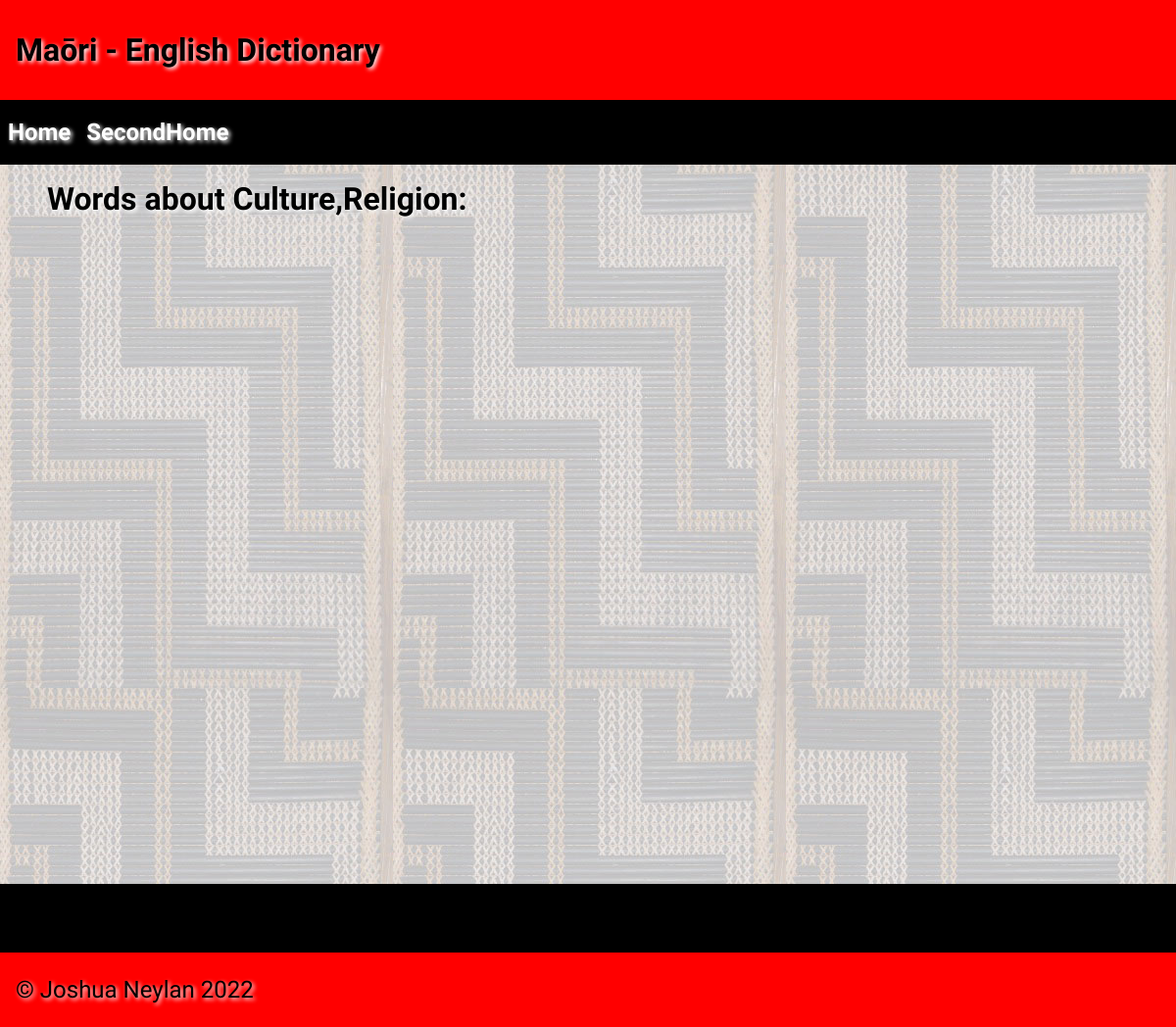
Page /categorys/Culture,Religion on the earlier database version.
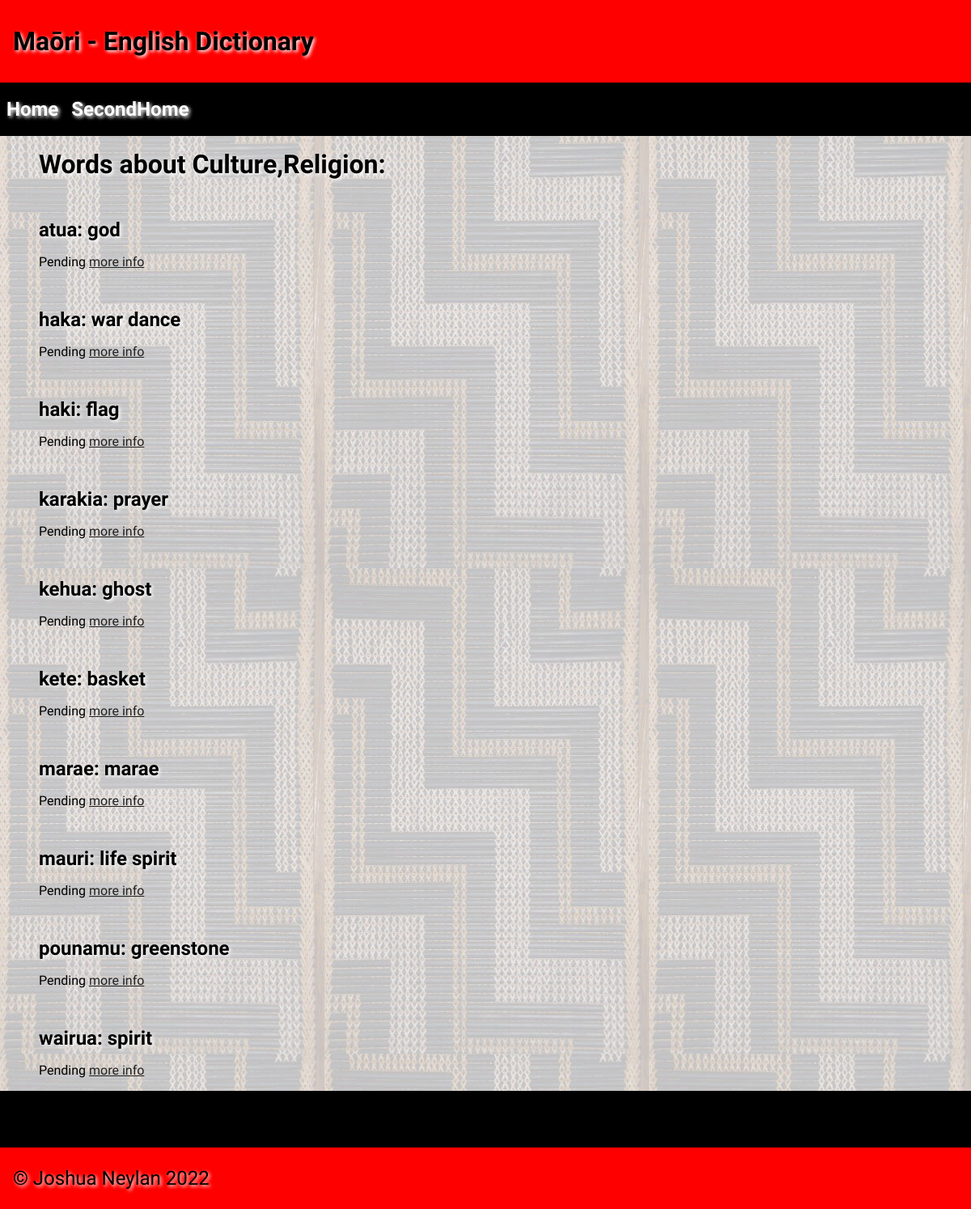
Same page on the later database version.
### tables this page shows
CREATE TABLE "Dictionary"
(
    id         integer
        constraint Dictionary_pk
            primary key autoincrement,
    maori      varchar(85),
    english    varchar(100),
    category   varchar(50),
    year_level integer(13),
    image      varchar(100),
    image_type varchar(5),
    timestamp  datetime,
    author     varchar(60)
, definition varchar(200));

### app.py (the view)
@app.route("/categorys/<category>")
def render_category(category):
    con = create_connection(DB_NAME)
    query = "SELECT maori, english, definition FROM Dictionary WHERE category = ?"
    cur = con.cursor()
    cur.execute(query, (category,))
    category_words = cur.fetchall()
    con.close()
    print(len(category_words))
    return render_template("category.html", category=category, words=category_words)

### app.py (called while the page is built)
def create_connection(db_file):
    try:
        connection = sqlite3.connect(db_file)
        connection.execute("pragma foreign_keys=ON")
        return connection
    except Error as e:
        print(e)
    return None

### templates/category.html (shortened to what this page needs)
{% extends 'base.html' %}
{% block heading %}Maōri - English Dictionary{% endblock %}
{% block main %}
    <h1> Words about {{ category }}:</h1>
    {% for word in words %}
    <p><h2>{{word[0]}}: {{word[1]}}</h2>{{word[2]}} <a href = "/categorys/{{category}}/{{word[0]}}">more info</a></p>
        {% endfor %}
{% endblock %}

Differences in the rows shown:
now on this page (row edited): Dictionary: maori "atua", english "god", definition "Pending"
now on this page (row edited): Dictionary: maori "haka", english "war dance", definition "Pending"
now on this page (row edited): Dictionary: maori "haki", english "flag", definition "Pending"
now on this page (row edited): Dictionary: maori "karakia", english "prayer", definition "Pending"
now on this page (row edited): Dictionary: maori "kehua", english "ghost", definition "Pending"
now on this page (row edited): Dictionary: maori "kete", english "basket", definition "Pending"
now on this page (row edited): Dictionary: maori "marae", english "marae", definition "Pending"
now on this page (row edited): Dictionary: maori "mauri", english "life spirit", definition "Pending"
now on this page (row edited): Dictionary: maori "pounamu", english "greenstone", definition "Pending"
now on this page (row edited): Dictionary: maori "wairua", english "spirit", definition "Pending"
